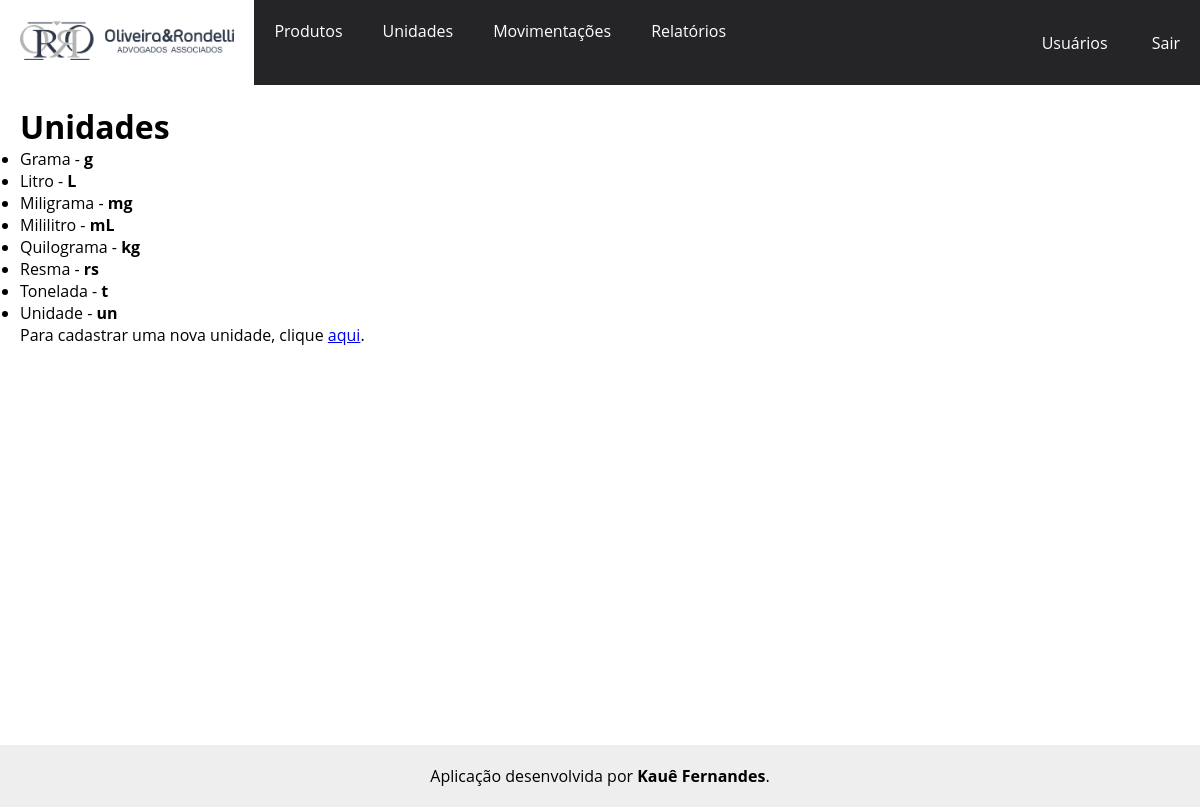
Page /produtos/unidades/ (signed in) on the earlier database version.
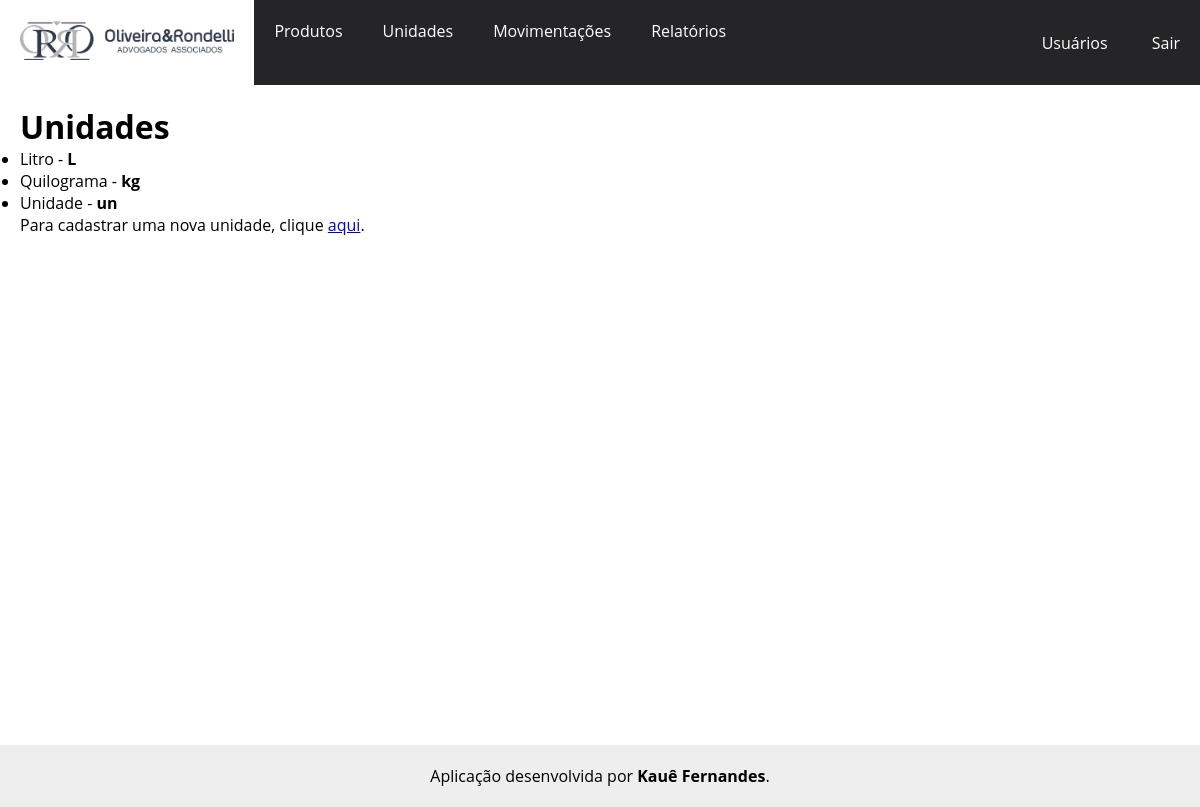
Same page on the later database version.
### produtos/models.py (models this page shows)
class Unidades(models.Model):
    uni_nome = models.CharField('Nome', max_length=10)                  # Nome da unidade
    uni_sigla = models.CharField('Sigla', max_length=5)                 # Sigla da unidade
    uni_data_adicionada = models.DateTimeField(auto_now_add=True)       # Data em que a unidade foi adicionada
    uni_data_modificado = models.DateTimeField(auto_now=True)           # Data em que a unidade foi modificada
    def __str__(self):
        return self.uni_nome
    class Meta:
        verbose_name = 'Unidade'
        verbose_name_plural = 'Unidades'
        ordering = ['-uni_nome']

### produtos/views.py (the view)
# urls.py: path('unidades/', views.lista_unidades, name = 'unidades'),                         # Caminho para a página das unidades
@login_required
def lista_unidades(request):
    unidades = Unidades.objects.order_by('uni_nome')
    context = {'unidades': unidades}
    return render(request, 'unidades/lista_unidades.html', context)

### produtos/templates/unidades/lista_unidades.html (shortened to what this page needs)
<!DOCTYPE html>
{% extends "core/base.html" %}
    {% block content %}
    <h1>Unidades</h1>
    <ul>
        {% for unidade in unidades %}
            <li>{{ unidade }} - <b>{{ unidade.uni_sigla }}</b></li>
        {% empty %}
            <li>Não existe produto cadastrado.</li>
        {% endfor %}
    </ul>
    <p>Para cadastrar uma nova unidade, clique <a href="{% url 'nova_unidade' %}">aqui</a>.</p>
    {% endblock content %}

### core/templates/core/base.html (shortened to what this page needs)
<!DOCTYPE html>
{% load static %}
<html lang="pt-br">
<head>
    <link rel="stylesheet" href="{% static 'css/style.css' %}">
</head>
<body>
    <header>
        <nav class="menu">
            <div class="nav-container">
                <ul class="nav-list">
                    <li ><a href="{% url 'index' %}"><img id="logo" src="{% static 'imagens/logo.png' %}" alt="Logo Oliveira e Rondelli"></a></li>
                    <li><a href="{% url 'produtos' %}">Produtos</a></li>
                    <li><a href="{% url 'unidades' %}">Unidades</a></li>
                    <li><a href="{% url 'movimentacoes' %}">Movimentações</a></li>
                    <li><a href="{% url 'relatorios' %}">Relatórios</a></li>
                </ul>
                <div class="user-auth">
                    {% if user.is_authenticated %}
                        {% if user.is_superuser %}
                            <a href="{% url 'usuarios' %}">Usuários</a>
                        {% endif %}
                        <a href="{% url 'logout' %}">Sair</a>
                    {% endif %}
                </div>
            </div>
        </nav>
    </header>
    <main class="container">
        {% block content %}
        {% endblock content %}
    </main>
    <footer>
        <p>Aplicação desenvolvida por <b>Kauê Fernandes</b>.</p>
    </footer>
</body>
</html>

### static/css/style.css (style rules this page uses)
* { margin: 0; padding: 0; box-sizing: border-box; font-family: 'Open Sans', sans-serif; }
.menu { background-color: rgb(37, 37, 39); width: 100%; }
.menu li { display: inline; }
.nav-container { width: 100%; padding: 0, 10px; display: flex; justify-content: space-between; align-items: center; }
.nav-list { list-style: none; display: flex; }
.nav-list li a, .user-auth a { color: white; padding: 20px; display: inline-block; text-decoration: none; }
#logo { height: 40px; }
.user-auth { cursor: default; }
.container { padding: 20px; min-height: 80vh; }
footer { text-align: center; background-color: rgba(187, 187, 187, 0.247); padding: 20px; margin-top: 20px; }

Differences in the rows shown:
removed Unidades: uni_nome "Grama", uni_sigla "g"
removed Unidades: uni_nome "Miligrama", uni_sigla "mg"
removed Unidades: uni_nome "Mililitro", uni_sigla "mL"
removed Unidades: uni_nome "Resma", uni_sigla "rs"
removed Unidades: uni_nome "Tonelada", uni_sigla "t"
